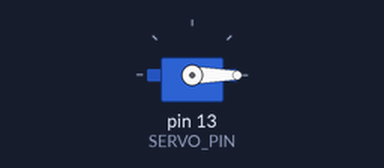
A sketch run on a simulated Arduino Uno, built with avr-gcc and run on an emulated ATmega328P. On the bench: servo.

Above: at 0.05 s.
At 1.5 s:
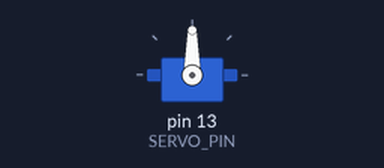
At 3.0 s:
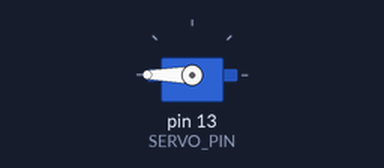
Timing chart, 0 to 6.9 s (numbered marks = the images above):
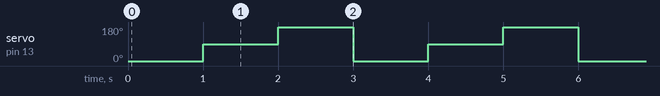

Measured:
- by itself, servo on pin 13 (SERVO_PIN): repeats every 3.0 s: 180° 1.0 s, 0° 1.0 s, 90° 1.0 s

The sketch:

servo_test.ino
```cpp
#include <Servo.h>

#define SERVO_PIN 13

Servo myServo;  // Create a Servo object

void setup() {
  myServo.attach(SERVO_PIN); // Attach servo to pin 13
  myServo.write(0);  // Set initial position to 0°
}

void loop() {
  myServo.write(0);   // Move to 0°
  delay(1000);        // Wait for 1 second

  myServo.write(90);  // Move to 90°
  delay(1000);        // Wait for 1 second

  myServo.write(180); // Move to 180°
  delay(1000);        // Wait for 1 second
}
```
